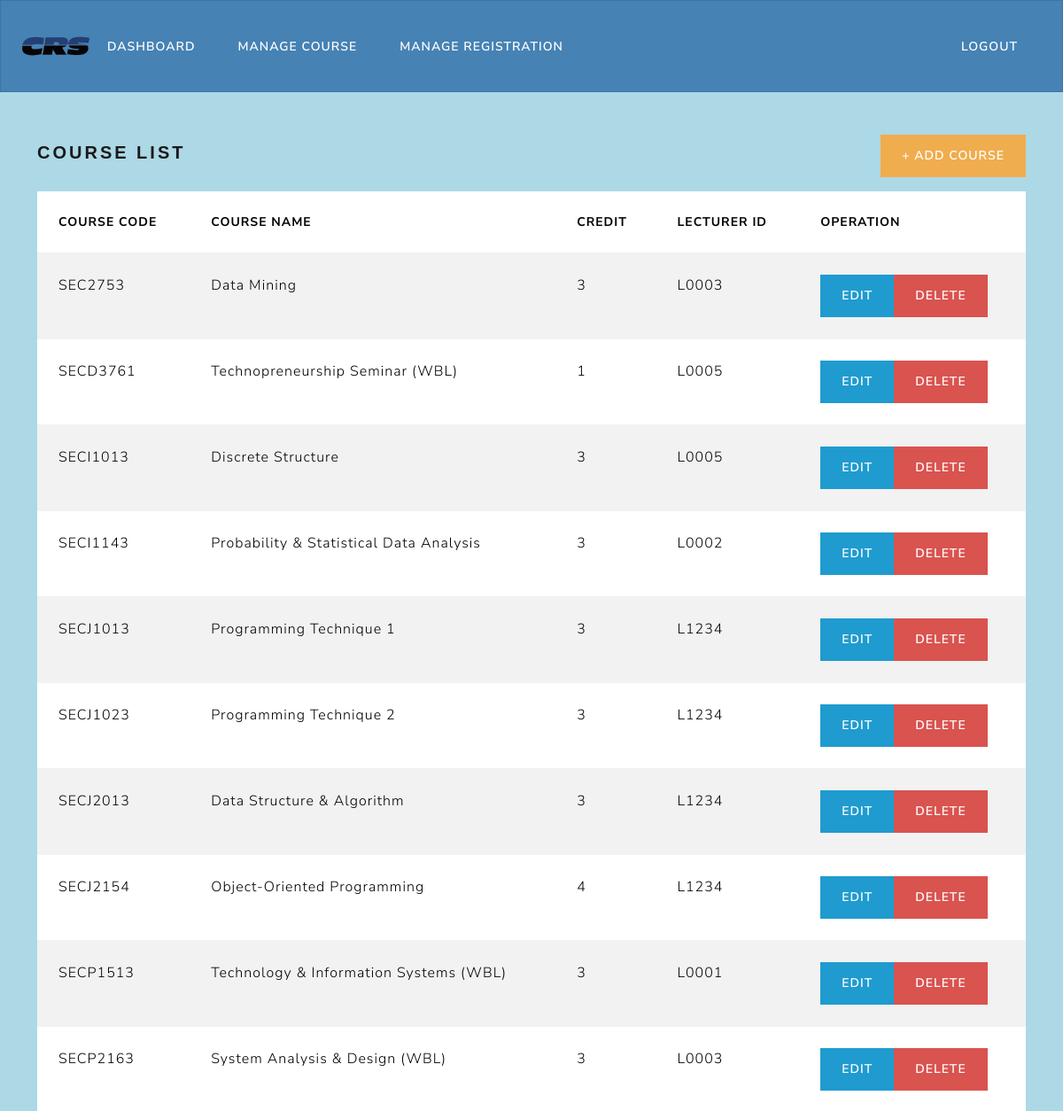
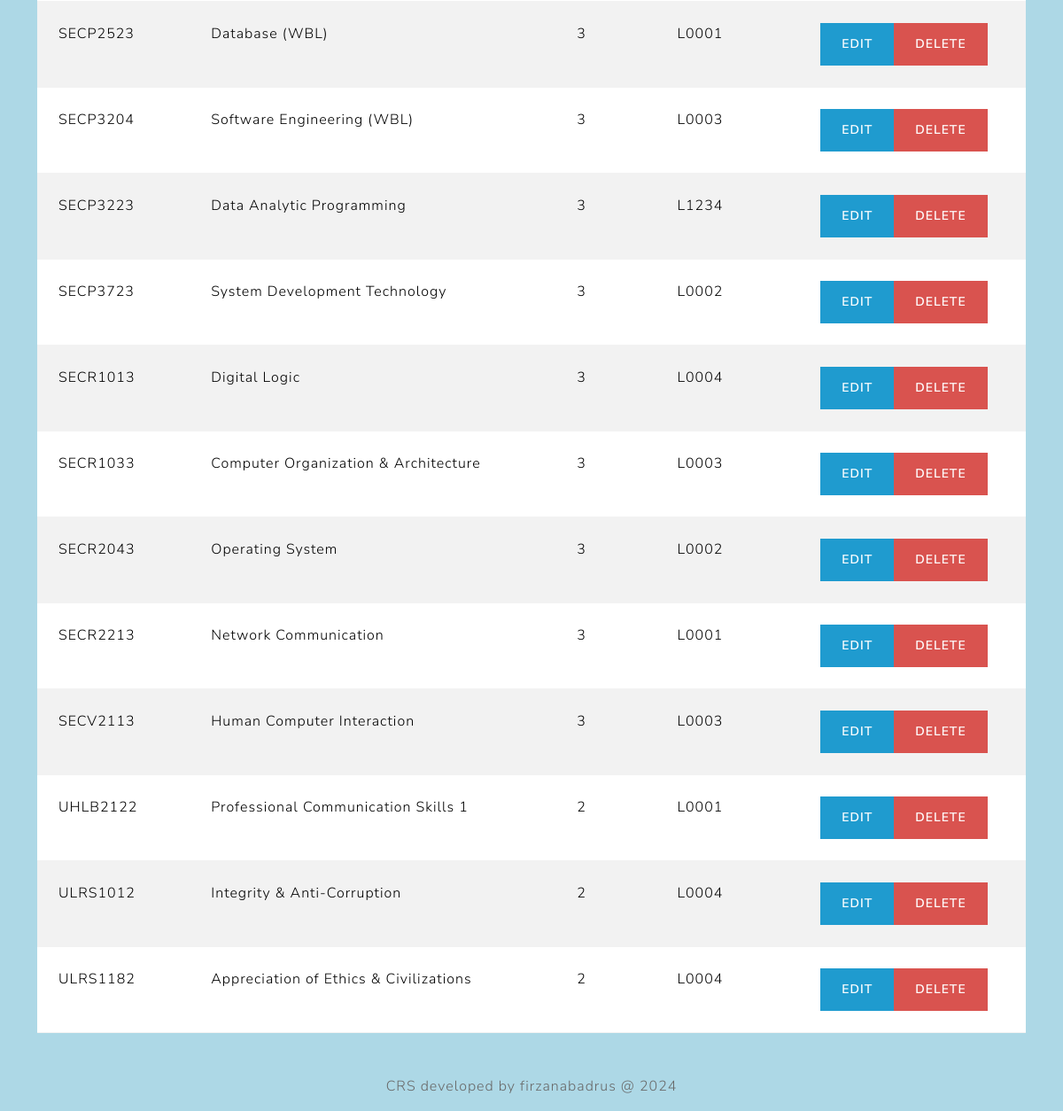
The app's page /crs/managecourse.php (signed in) with its own data (2 pictures, top to bottom).
### tables this page shows
CREATE TABLE `tb_course` (
  `c_code` varchar(10) NOT NULL,
  `c_name` varchar(255) NOT NULL,
  `c_credit` int(11) NOT NULL,
  `c_lect` varchar(10) NOT NULL
);

### crs/managecourse.php (the view, shortened to what this page needs)
<?php
include 'headerAdmin.php';
include 'dbconnect.php';
$sql = "SELECT * FROM tb_course";
$result = mysqli_query($con, $sql);
?>
<div class="container">
  <div class="d-flex justify-content-between align-items-center mb-3">
    <h4 style="font-family: Verdana, sans-serif;">COURSE LIST</h4>
    <a href="addCourse.php" class="btn btn-warning">+ Add Course</a>
  </div>
  <table class="table table-striped table-hover">
    <thead>
      <tr>
        <th scope="col">Course Code</th>
        <th scope="col">Course Name</th>
        <th scope="col">Credit</th>
        <th scope="col">Lecturer ID</th>
        <th scope="col">Operation</th>
      </tr>
    </thead>
    <tbody>
      <?php
      while ($row = mysqli_fetch_array($result)) {
          echo "<tr>";
          echo "<td>" . $row['c_code'] . "</td>";
          echo "<td>" . $row['c_name'] . "</td>";
          echo "<td>" . $row['c_credit'] . "</td>";
          echo "<td>" . $row['c_lect'] . "</td>";
          echo "<td>";
          echo "<a href='processManagecourse.php?id=" . $row['c_code'] . "' class='btn btn-info'>Edit</a>";
          echo "<a href='#' onclick='confirmDelete(\"" . $row['c_code'] . "\")' class='btn btn-danger'>Delete</a>";
          echo "</td>";
          echo "</tr>";
      }
      ?>
    </tbody>
  </table>
</div><br><br><br>
<?php include 'footer.php'; ?>

### crs/headerAdmin.php (style rules this page uses)
body { background-color: lightblue; color: black; }

### records on screen
tb_course: c_code "SEC2753", c_name "Data Mining", c_credit "3", c_lect "L0003"
tb_course: c_code "SECD3761", c_name "Technopreneurship Seminar (WBL)", c_credit "1", c_lect "L0005"
tb_course: c_code "SECI1013", c_name "Discrete Structure", c_credit "3", c_lect "L0005"
tb_course: c_code "SECI1143", c_name "Probability & Statistical Data Analysis", c_credit "3", c_lect "L0002"
tb_course: c_code "SECJ1013", c_name "Programming Technique 1", c_credit "3", c_lect "L1234"
tb_course: c_code "SECJ1023", c_name "Programming Technique 2", c_credit "3", c_lect "L1234"
tb_course: c_code "SECJ2013", c_name "Data Structure & Algorithm", c_credit "3", c_lect "L1234"
tb_course: c_code "SECJ2154", c_name "Object-Oriented Programming", c_credit "4", c_lect "L1234"
tb_course: c_code "SECP1513", c_name "Technology & Information Systems (WBL)", c_credit "3", c_lect "L0001"
tb_course: c_code "SECP2163", c_name "System Analysis & Design (WBL)", c_credit "3", c_lect "L0003"
tb_course: c_code "SECP2523", c_name "Database (WBL)", c_credit "3", c_lect "L0001"
tb_course: c_code "SECP3204", c_name "Software Engineering (WBL)", c_credit "3", c_lect "L0003"
tb_course: c_code "SECP3223", c_name "Data Analytic Programming", c_credit "3", c_lect "L1234"
tb_course: c_code "SECP3723", c_name "System Development Technology", c_credit "3", c_lect "L0002"
tb_course: c_code "SECR1013", c_name "Digital Logic", c_credit "3", c_lect "L0004"
tb_course: c_code "SECR1033", c_name "Computer Organization & Architecture", c_credit "3", c_lect "L0003"
tb_course: c_code "SECR2043", c_name "Operating System", c_credit "3", c_lect "L0002"
tb_course: c_code "SECR2213", c_name "Network Communication", c_credit "3", c_lect "L0001"
tb_course: c_code "SECV2113", c_name "Human Computer Interaction", c_credit "3", c_lect "L0003"
tb_course: c_code "UHLB2122", c_name "Professional Communication Skills 1", c_credit "2", c_lect "L0001"
tb_course: c_code "ULRS1012", c_name "Integrity & Anti-Corruption", c_credit "2", c_lect "L0004"
tb_course: c_code "ULRS1182", c_name "Appreciation of Ethics & Civilizations", c_credit "2", c_lect "L0004"
